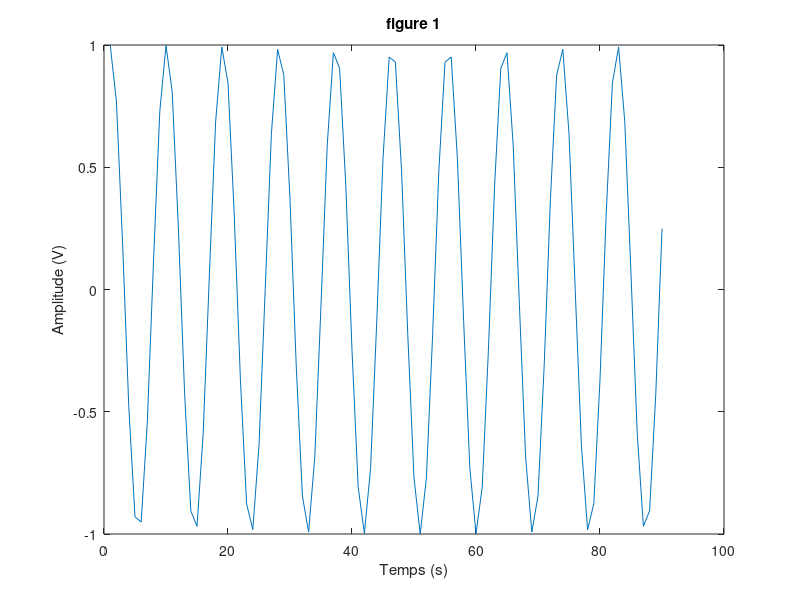
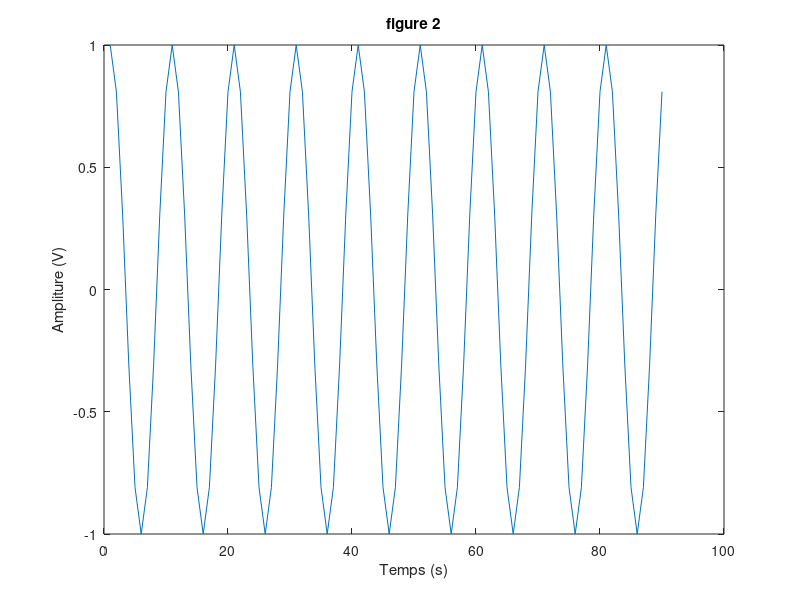
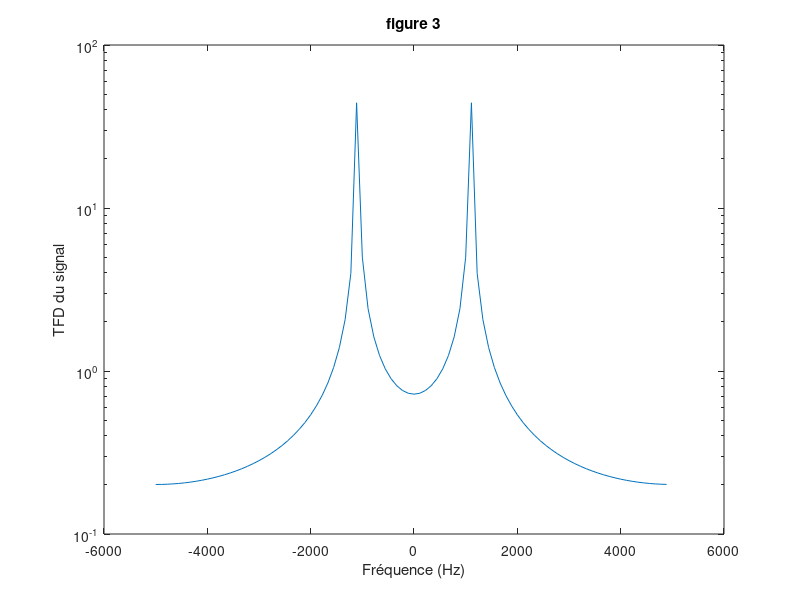
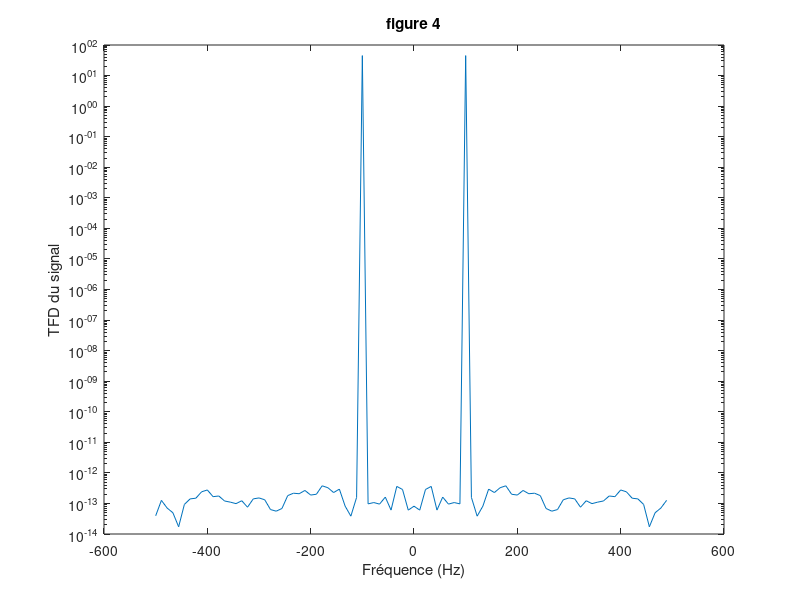

MATLAB code to generate these figures, in order: (Note: this script raises an error after producing the figures.)
%%%%% Effet de l'echantillonage %%%%%

%question_1

f0 = 1100;   %%La fréquénce du signal
Fe = 10000;  %%La fréquence d'échantillonnage.
Te = 1/Fe;   %%La période d'échantillonnage .
N = 90;      %%Le nombre d'échantillons.
Amp = 1;     %%L'amplitude du signal
x = Amp*cos(2*pi*f0*[0:Te:(N-1)*Te]);  %%Génération du signal.

%question_2
figure;plot(x);
title('figure 1');
xlabel('Temps (s)');
ylabel('Amplitude (V)');

%question_3

                                
f0 = 1100;
Fe = 1000;
Te = 1/Fe;
N = 90;
Amp = 1;
x = Amp*cos(2*pi*f0*[0:Te:(N-1)*Te]);

%question_4
figure;plot(x);
title('figure 2');
xlabel('Temps (s)');
ylabel('Ampliture (V)');



%%%% Transformée de Fourier discrète %%%% 

%Question 2-a
f0 = 1100;
Fe = 10000;
Te = 1/Fe;
N = 90;
A = 1;
x = A*cos(2*pi*f0*[0:Te:(N-1)*Te]);
X=fft(x);
figure;semilogy(linspace(-Fe/2,Fe/2 - Fe/N,length(X)),fftshift(abs(X)));
title('figure 3');
xlabel('Fréquence (Hz)');
ylabel('TFD du signal');


%Question 2-b
f0 = 1100;
Fe = 1000;
Te = 1/Fe;
N = 90;
A = 1;
x = A*cos(2*pi*f0*[0:Te:(N-1)*Te]);
X=fft(x);
figure;semilogy(linspace(-Fe/2,Fe/2 - Fe/N,length(X)),fftshift(abs(X)));
title('figure 4');
xlabel('Fréquence (Hz)');
ylabel('TFD du signal');

%TFD Discrète

f0 = 1100;
Fe = 10000;
Te = 1/Fe;
N=90;
A = 1;
x = A*cos(2*pi*f0*[0:Te:(N-1)*Te]);
K = 2^nextpow2(length(x));
X=fft(x,K);
figure;
subplot(2,2,1);
semilogy(linspace(-Fe/2,Fe/2 - Fe/(N*K),length(X)),abs(X));
title('figure 5');
xlabel('Fréquence (Hz)');
ylabel('TFD du signal');

%%Pour différentes valeurs de K

%%K=128
K = 100;
X=fft(x,K);
figure;
semilogy(linspace(-Fe/2,Fe/2 - Fe/(N*K),length(X)),abs(X)); hold on;
%%K=256
K = 256;
X=fft(x,K);
semilogy(linspace(-Fe/2,Fe/2 - Fe/(N*K),length(X)),abs(X));
%%K=512
K = 512;
X=fft(x,K);
semilogy(linspace(-Fe/2,Fe/2 - Fe/(N*K),length(X)),abs(X));
legend('K = 128','K = 256','K = 512');
title('figure6');
xlabel('frequences (HZ)');
ylabel('TFD du signal');

%%%% Densité spectral de puissance ( DSP ) numérique %%%

%%Question 1 et 2 
f0 = 1100;
Fe = 10000;
Te = 1/Fe;
N=90;
A = 1;
phi = 2*pi*rand;
x = A*cos(2*pi*f0*[0:Te:(N-1)*Te] + phi);
[pxx,w] = periodogram(x);
Variable_1 = pxx;
figure;plot(w,10*log10(pxx));
title('figure 7');
xlabel('Fréquence (Hz)');
ylabel('DSP');


%%Question 3 

f0 = 1100;
Fe = 10000;
Te = 1/Fe;
N=90;
A = 1;
phi = 2*pi*rand;
x = A*cos(2*pi*f0*[0:Te:(N-1)*Te] + phi);
w_1 = hamming(N);
[pxx,w] = periodogram(x,w_1);
Variable_2 = pxx;
figure;plot(w,10*log10(pxx));
title('figure 8_a');
xlabel('Fréquence (Hz)');
ylabel('DSP');



f0 = 1100;
Fe = 10000;
Te = 1/Fe;
N=90;
A = 1;
phi = 2*pi*rand;
x = A*cos(2*pi*f0*[0:Te:(N-1)*Te] + phi);
w_2 = blackman(N);
[pxx,w] = periodogram(x,w_2);
Variable_3 = pxx;
figure;plot(w,10*log10(pxx));
title('figure 8_b');
xlabel('Fréquence (Hz)');
ylabel('DSP');


%%Question 4 

f0 = 1100;
Fe = 10000;
Te = 1/Fe;
N=90;
A = 1;
phi = 2*pi*rand;
x = A*cos(2*pi*f0*[0:Te:(N-1)*Te] + phi);
DSPx = pwelch(x,'','','','twosided');
Variable_4 = DSPx;
figure;plot(DSPx);
title('figure 9');
xlabel('Fréquence (Hz)');
ylabel('DSP');


%%Question 5
figure;
semilogy(Variable_1) ; hold on;
semilogy(Variable_2);
semilogy(Variable_3);
semilogy(Variable_4);
legend('DSP','Hamming','Blackman','welch');
title('figure10');
xlabel('frequences (HZ)');
xlabel('Fréquence (Hz)');


